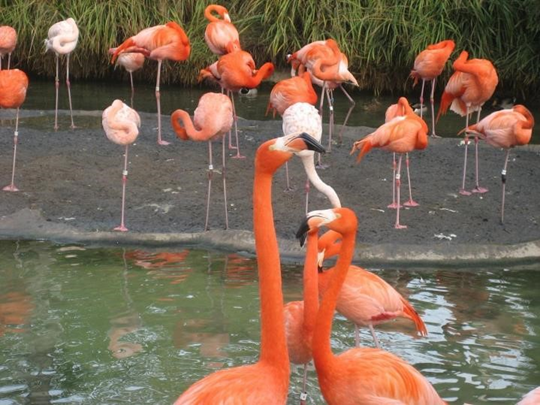
#> input picture task_2/image_task_2.0.png, 540 x 405 px
$ python task_2.py
#> lines starting #> are read from the running program, lines starting #| are printed output that depends on the picture; after the words box and inside, x2 and y2 are one past the last pixel; in counts of white or black regions, pixels touching at a corner belong together
import cv2
import numpy as np
from scipy import ndimage
# from matplotlib import puplot as plt

image = cv2.imread('image_task_2.0.png')
#> image is the input picture: shape (405, 540, 3); mean B, G, R 84.6, 103.3, 125.5
figure_3 =cv2.imread('image_task_2.2.png')
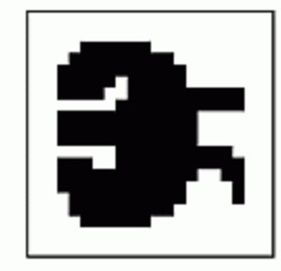
#> input picture task_2/image_task_2.2.png, 281 x 271 px
#> figure_3 is the input picture: shape (271, 281, 3); mean B, G, R 166.1, 167.2, 166.5
cv2.imshow('Image ', image)
cv2.imshow('figure_3 ', figure_3)


#Q1: Read an image (Figure 1) and resize it to (120, 300) :

resize = cv2.resize(image, (120, 300), interpolation=cv2.INTER_CUBIC)
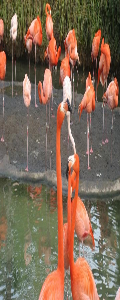
#> resize: shape (300, 120, 3); mean B, G, R 84.7, 103.4, 125.5
cv2.imshow('resize image ', resize)

#Q2: Read a BGR image (Figure 1) and convert it to a binary image :
#1-gray
gray = cv2.cvtColor(image, cv2.COLOR_BGR2GRAY)
cv2.imshow('gray image ', gray)
#2-binary
(thresh, binaryImage) = cv2.threshold(gray,127, 255, cv2.THRESH_BINARY)
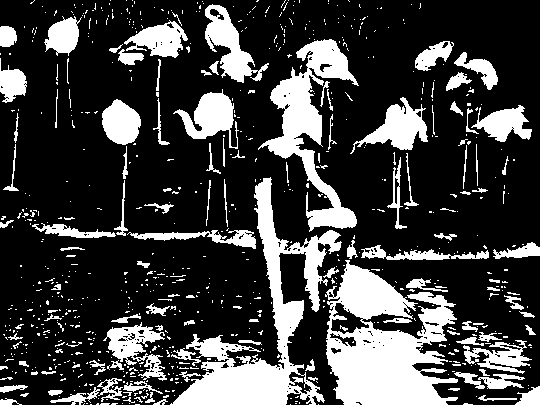
#> binaryImage: shape (405, 540); 25.1% white; 761 white regions (639 under 20 px), largest, box (x1, y1, x2, y2) and area: (325, 260, 458, 405) 11378, (170, 177, 342, 405) 9751, (258, 39, 359, 232) 5958
cv2.imshow('binary image ', binaryImage)


# Q3: Show the 3 channels for the BGR image (Figure 1) :

RGB = cv2.cvtColor(image, cv2.COLOR_RGB2BGR)
R, G, B = cv2.split(image)
cv2.imshow('RGB image ', RGB)
cv2.imshow('R image ', R)
cv2.imshow('G image ', G)
cv2.imshow('B image ', B)

merge = cv2.merge((R, G, B))
cv2.imshow('merge image ', merge)

# Q4: Display the saturation channel from an HSV (Figure 2) image :

HSV = cv2.cvtColor(image, cv2.COLOR_HSV2BGR)
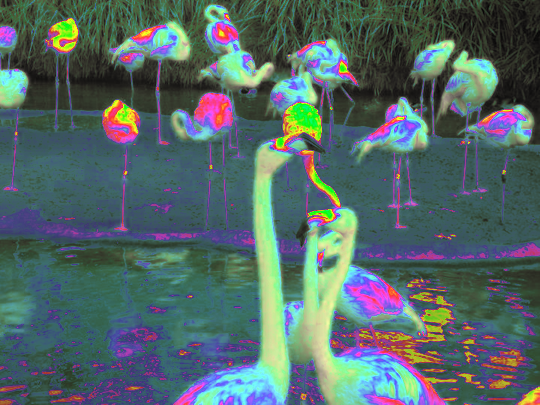
#> HSV: shape (405, 540, 3); mean B, G, R 103.7, 104.3, 83.8
cv2.imshow('HSV image ', HSV)

H = HSV[:,:,0]
S = HSV[:,:,1]
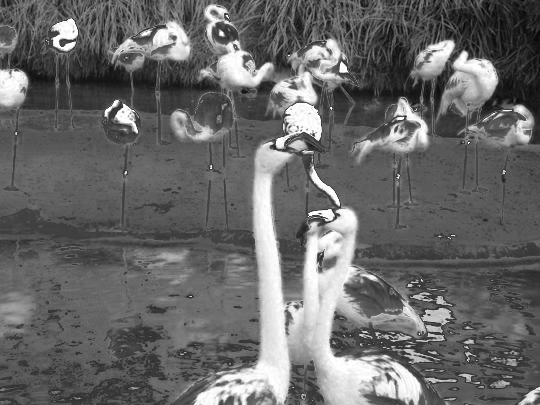
#> S: shape (405, 540); min 4, max 255, mean 104.3
V = HSV[:,:,2]
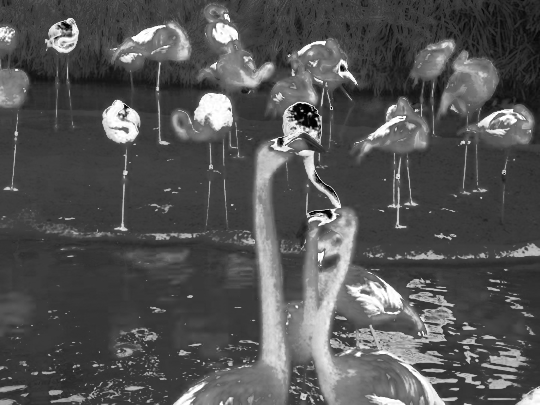
#> V: shape (405, 540); min 0, max 255, mean 83.8
cv2.imshow('Hue image ', H)
cv2.imshow('Saturation image ', S)
cv2.imshow('Value image ', V)


# Q5: Blur the image (Figure 1) with an average filter using a 5*5 kernel :
average_blur = cv2.GaussianBlur(image, (5, 5), 0)
cv2.imshow('average blur (5, 5) Image', average_blur)


# Q6: Using the median filter with kernel size from your choice to smooth the image (Figure 1) :
median = cv2.medianBlur(image, 17)
cv2.imshow('Blurred median 17 Image', median)


# Q7: We noticed some imperfections after segmenting the image (Figure 3). Write the code to erode this image :
gray_Fig3 = cv2.cvtColor(figure_3, cv2.COLOR_BGR2GRAY)
(thresh, binaryFig3) = cv2.threshold(gray_Fig3,127, 255, cv2.THRESH_BINARY)
#> binaryFig3: shape (271, 281); 65.4% white; 2 black regions, box (x1, y1, x2, y2) and area: (57, 42, 245, 227) 23633, (26, 10, 275, 258) 2700

kernal1 = np.array([[0.04, 0.04, 0.04, 0.04, 0.04],
                    [0.04, 0.04, 0.04, 0.04, 0.04],
                    [0.04, 0.04, 0.04, 0.04, 0.04],
                    [0.04, 0.04, 0.04, 0.04, 0.04],
                    [0.04, 0.04, 0.04, 0.04, 0.04] ])

kernal2 = np.array([[-1, -1, -1],
                    [-1, 9, -1],
                    [-1, -1, -1]])

smooth = cv2.filter2D(figure_3, -1, kernal1)
sharp = cv2.filter2D(figure_3, -1, kernal2)
enosion = cv2.dilate(binaryFig3, kernal1, iterations=2)
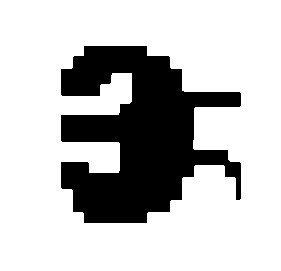
#> enosion: shape (271, 281); 75.4% white; 1 black region, box (x1, y1, x2, y2) and area: (61, 46, 241, 223) 18702

cv2.imshow('figure_3', figure_3)
cv2.imshow('smooth', smooth)
cv2.imshow('sharp', sharp)
cv2.imshow('enosion', enosion)


# Q8: When applying the previous code, the problem isn’t solved. Write a code to merge erosion and dilation, starting with dilation :
gray_Fig3 = cv2.cvtColor(figure_3, cv2.COLOR_BGR2GRAY)
(thresh, binaryFig3) = cv2.threshold(gray_Fig3,127, 255, cv2.THRESH_BINARY)
kernal = np.ones((5, 5), np.uint8)  #create kernal
dilation = cv2.dilate(binaryFig3, kernal, iterations=2)
cv2.imshow('dilation', dilation)


cv2.waitKey(0)
cv2.destroyAllWindows()
